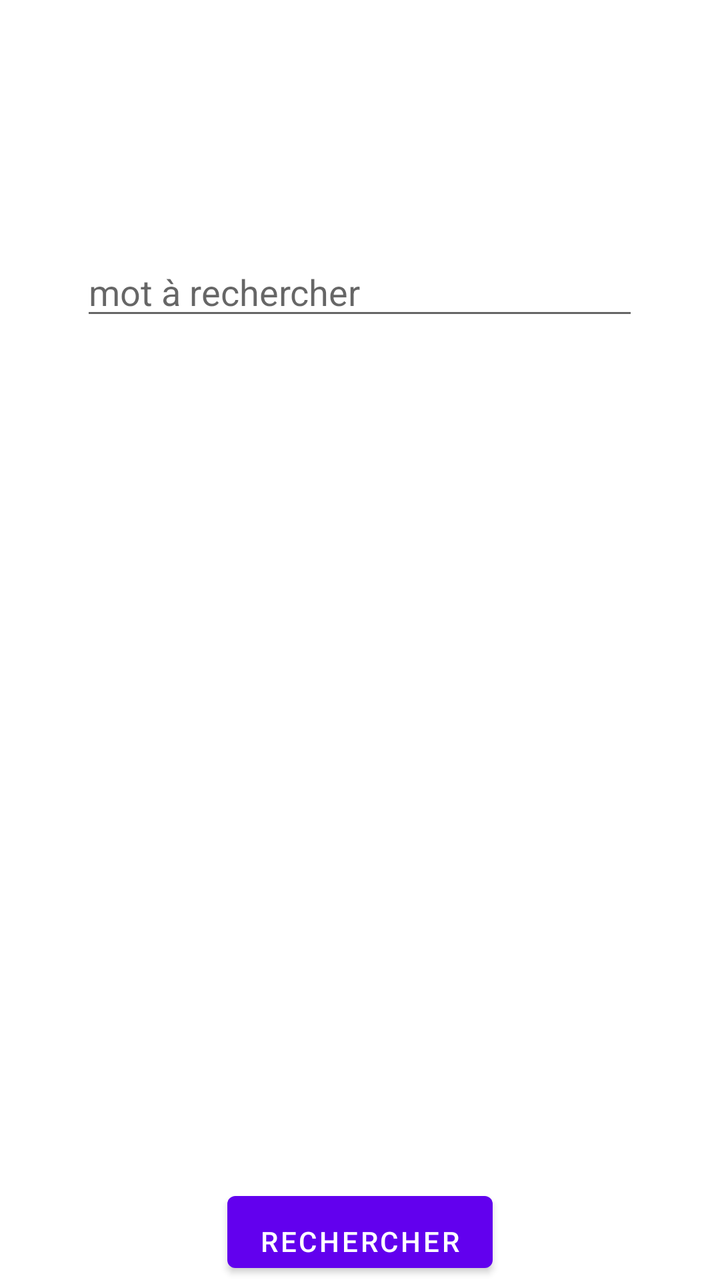
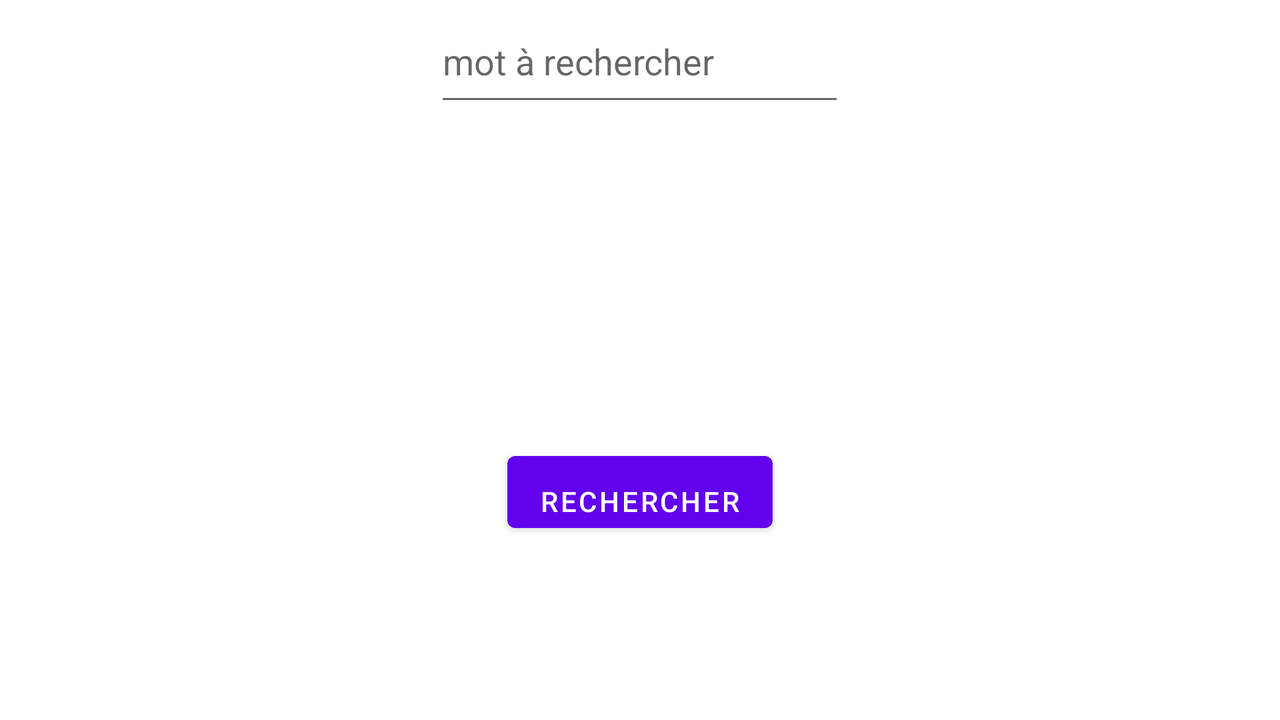

The same Android screen from two of the app's own layout files: first res/layout/ as a phone draws it, then the repository's variant for another configuration, drawn on a device whose configuration selects that folder. Both files follow.
<!-- AndroidManifest.xml: application theme Theme.LanguesApp -->
<!-- res/layout/activity_search.xml -->
<?xml version="1.0" encoding="utf-8"?>
<LinearLayout xmlns:android="http://schemas.android.com/apk/res/android"
    xmlns:app="http://schemas.android.com/apk/res-auto"
    xmlns:tools="http://schemas.android.com/tools"
    android:layout_width="match_parent"
    android:layout_height="match_parent"
    android:orientation="vertical"
    tools:context=".SearchActivity">

    <Space
        android:layout_width="wrap_content"
        android:layout_height="0dp"
        android:layout_weight="1"/>
    <LinearLayout
        android:layout_width="wrap_content"
        android:layout_height="wrap_content"
        android:orientation="vertical"
        android:layout_gravity="center"
        android:gravity="center"
        >

        <EditText
            android:id="@+id/word"
            android:hint="mot à rechercher"
            android:layout_width="279dp"
            android:layout_height="wrap_content"
            android:layout_weight="1" />

        <androidx.recyclerview.widget.RecyclerView
            android:id="@+id/recyclerView"
            android:layout_width="374dp"
            android:layout_height="289dp"
            android:layout_margin="7dp"
            android:layout_weight="1" />

    </LinearLayout>
    <Space
        android:layout_width="wrap_content"
        android:layout_height="0dp"
        android:layout_weight="1"/>

    <Button android:layout_width="wrap_content"
        android:layout_height="wrap_content"
        android:id="@+id/search"
        android:text="rechercher"
        android:onClick="search"
        android:layout_gravity="center|bottom"
        android:gravity="bottom"
         />
</LinearLayout>
<!-- resources referenced by this layout -->
<resources>
  <style name="Theme.LanguesApp" parent="Theme.MaterialComponents.DayNight.DarkActionBar">
          
          <item name="colorPrimary">@color/purple_500</item>
          <item name="colorPrimaryVariant">@color/purple_700</item>
          <item name="colorOnPrimary">@color/white</item>
          
          <item name="colorSecondary">@color/teal_200</item>
          <item name="colorSecondaryVariant">@color/teal_700</item>
          <item name="colorOnSecondary">@color/black</item>
          
          <item name="android:statusBarColor">?attr/colorPrimaryVariant</item>
          
      </style>
</resources>
<!-- res/layout-land/activity_search.xml (the repository's variant of the layout above) -->
<!-- drawn on the phone turned sideways -->
<?xml version="1.0" encoding="utf-8"?>
<LinearLayout xmlns:android="http://schemas.android.com/apk/res/android"
    xmlns:app="http://schemas.android.com/apk/res-auto"
    xmlns:tools="http://schemas.android.com/tools"
    android:layout_width="match_parent"
    android:layout_height="match_parent"
    android:orientation="vertical"
    tools:context=".SearchActivity">

    <LinearLayout
        android:layout_width="732dp"
        android:layout_height="58dp"
        android:layout_gravity="center"
        android:gravity="center"
        android:orientation="vertical">

        <EditText
            android:id="@+id/word"
            android:layout_width="205dp"
            android:layout_height="34dp"
            android:layout_weight="1"
            android:hint="mot à rechercher" />

    </LinearLayout>

    <LinearLayout
        android:layout_width="match_parent"
        android:layout_height="212dp"
        android:orientation="vertical">

        <androidx.recyclerview.widget.RecyclerView
            android:id="@+id/recyclerView"
            android:layout_width="374dp"
            android:layout_height="184dp"
            android:layout_margin="7dp"
            android:layout_weight="1" />

        <Button
            android:id="@+id/search"
            android:layout_width="wrap_content"
            android:layout_height="wrap_content"
            android:layout_gravity="center|bottom"
            android:gravity="bottom"
            android:onClick="search"
            android:text="rechercher" />
    </LinearLayout>

</LinearLayout>
